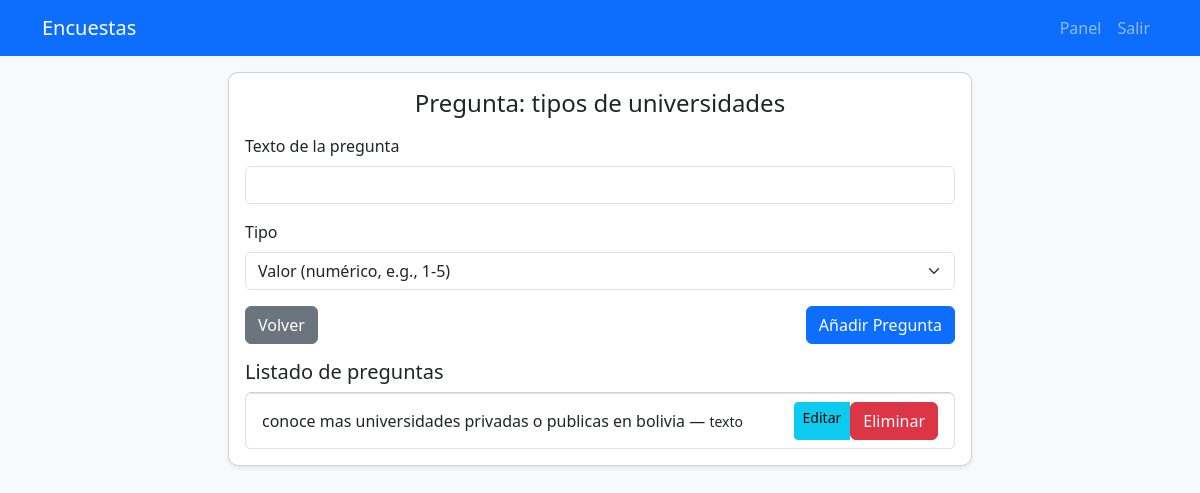
/encuestas/1/preguntas (signed in), run on the app's committed database.
### tables this page shows
CREATE TABLE encuestas (
    id INTEGER PRIMARY KEY AUTOINCREMENT,
    titulo TEXT,
    descripcion TEXT,
    fecha_creacion TEXT
);

CREATE TABLE preguntas (
    id INTEGER PRIMARY KEY AUTOINCREMENT,
    id_encuesta INTEGER,
    texto_pregunta TEXT,
    tipo TEXT,
    FOREIGN KEY (id_encuesta) REFERENCES encuestas(id) ON DELETE CASCADE
);

### app.py (the view)
@app.route("/encuestas/<int:id_encuesta>/preguntas", methods=["GET","POST"])
@login_required
def preguntas(id_encuesta):
    if current_user.rol != "administrador":
        flash("No tienes permisos", "danger")
        return redirect(url_for("panel"))
    conn = get_connection()
    cur = conn.cursor()
    cur.execute("SELECT * FROM encuestas WHERE id = ?", (id_encuesta,))
    encuesta = cur.fetchone()
    if request.method == "POST":
        texto = request.form["texto_pregunta"]
        tipo = request.form["tipo"]
        cur.execute("INSERT INTO preguntas (id_encuesta, texto_pregunta, tipo) VALUES (?, ?, ?)",
                    (id_encuesta, texto, tipo))
        conn.commit()
    cur.execute("SELECT * FROM preguntas WHERE id_encuesta = ?", (id_encuesta,))
    preguntas = cur.fetchall()
    conn.close()
    return render_template("preguntas.html", encuesta=encuesta, preguntas=preguntas)

### app.py (called while the page is built)
@login_manager.user_loader
def load_user(user_id):
    conn = get_connection()
    cur = conn.cursor()
    cur.execute("SELECT * FROM usuarios WHERE id = ?", (user_id,))
    user = cur.fetchone()
    conn.close()
    if user:
        return User(user[0], user[1], user[2], user[4])
    return None

### conexion.py (called while the page is built)
def get_connection():
    conn = sqlite3.connect(DB_PATH)
    conn.row_factory = None
    return conn

### templates/preguntas.html (shortened to what this page needs)
{% extends 'base.html' %}
{% block content %}
<div class="col-md-8 mx-auto">
  <div class="card p-3 shadow-sm">
    <h4 class="text-center mb-3 text-dark">Pregunta: {{ encuesta[1] }}</h4>
    {% if not editar %}
    <form method="POST" class="mb-3">
      <div class="mb-3">
        <label class="form-label">Texto de la pregunta</label>
        <input class="form-control" name="texto_pregunta" required>
      </div>
      <div class="mb-3">
        <label class="form-label">Tipo</label>
        <select name="tipo" class="form-select">
          <option value="valor">Valor (numérico, e.g., 1-5)</option>
        </select>
      </div>
      <div class="d-flex justify-content-between">
        <a href="{{ url_for('panel') }}" class="btn btn-secondary">Volver</a>
        <button type="submit" class="btn btn-primary">Añadir Pregunta</button>
      </div>
    </form>
    {% endif %}
    <h5>Listado de preguntas</h5>
    <ul class="list-group">
      {% for p in preguntas %}
      <li class="list-group-item d-flex justify-content-between align-items-center">
        <span>{{ p[2] }} — <small>{{ p[3] }}</small></span>
        <div class="btn-group btn-group-sm">
          <a href="{{ url_for('editar_pregunta', id_pregunta=p[0]) }}" class="btn btn-info">Editar</a>
          <form method="POST" action="{{ url_for('eliminar_pregunta', id_pregunta=p[0]) }}" style="display:inline;">
            <button type="submit" class="btn btn-danger" onclick="return confirm('¿Seguro que quieres eliminar esta pregunta?');">
              Eliminar
            </button>
          </form>
        </div>
      </li>
      {% else %}
      <li class="list-group-item">Sin preguntas</li>
      {% endfor %}
    </ul>
  </div>
</div>
{% endblock %}

### static/css/estilos.css (style rules this page uses)
body { font-family: system-ui, -apple-system, 'Segoe UI', Roboto, Arial; }
.card { border-radius: 10px; }

### data on the page
encuestas: titulo "tipos de universidades"
preguntas: texto_pregunta "conoce mas universidades privadas o publicas en bolivia", tipo "texto"
